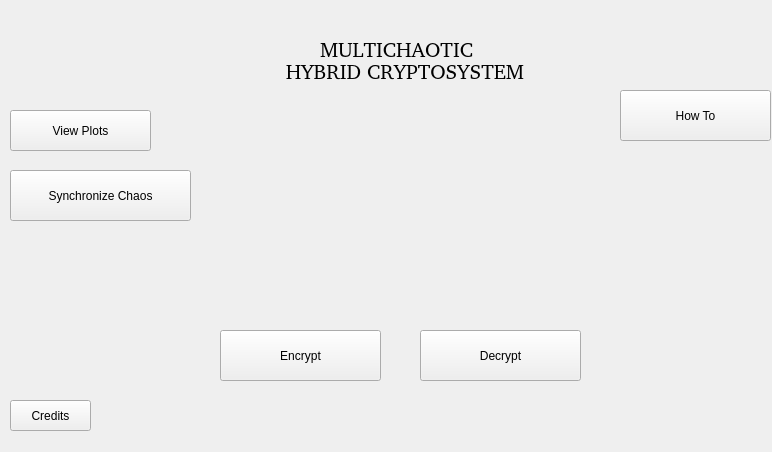
<?xml version="1.0" encoding="UTF-8"?>
<ui version="4.0">
 <class>MainWindow</class>
 <widget class="QMainWindow" name="MainWindow">
  <property name="geometry">
   <rect>
    <x>0</x>
    <y>0</y>
    <width>772</width>
    <height>452</height>
   </rect>
  </property>
  <property name="windowTitle">
   <string>MainWindow</string>
  </property>
  <widget class="QWidget" name="centralWidget">
   <widget class="QPushButton" name="btn_sync">
    <property name="geometry">
     <rect>
      <x>10</x>
      <y>170</y>
      <width>181</width>
      <height>51</height>
     </rect>
    </property>
    <property name="text">
     <string>Synchronize Chaos</string>
    </property>
   </widget>
   <widget class="QPushButton" name="btn_encrypt">
    <property name="geometry">
     <rect>
      <x>220</x>
      <y>330</y>
      <width>161</width>
      <height>51</height>
     </rect>
    </property>
    <property name="text">
     <string>Encrypt</string>
    </property>
   </widget>
   <widget class="QPushButton" name="btn_decrypt">
    <property name="geometry">
     <rect>
      <x>420</x>
      <y>330</y>
      <width>161</width>
      <height>51</height>
     </rect>
    </property>
    <property name="text">
     <string>Decrypt</string>
    </property>
   </widget>
   <widget class="QPushButton" name="btn_credits">
    <property name="geometry">
     <rect>
      <x>10</x>
      <y>400</y>
      <width>81</width>
      <height>31</height>
     </rect>
    </property>
    <property name="text">
     <string>Credits</string>
    </property>
   </widget>
   <widget class="QPushButton" name="btn_howto">
    <property name="geometry">
     <rect>
      <x>620</x>
      <y>90</y>
      <width>151</width>
      <height>51</height>
     </rect>
    </property>
    <property name="text">
     <string>How To</string>
    </property>
   </widget>
   <widget class="QPushButton" name="btn_viewplots">
    <property name="geometry">
     <rect>
      <x>10</x>
      <y>110</y>
      <width>141</width>
      <height>41</height>
     </rect>
    </property>
    <property name="text">
     <string>View Plots</string>
    </property>
   </widget>
   <widget class="QLabel" name="label">
    <property name="geometry">
     <rect>
      <x>250</x>
      <y>90</y>
      <width>301</width>
      <height>231</height>
     </rect>
    </property>
    <property name="text">
     <string/>
    </property>
    <property name="pixmap">
     <pixmap>../GUI-build-desktop-Desktop_Qt_4_8_1_for_GCC__Qt_SDK__Release/Resources/home_img.png</pixmap>
    </property>
   </widget>
   <widget class="QLabel" name="label_2">
    <property name="geometry">
     <rect>
      <x>280</x>
      <y>60</y>
      <width>261</width>
      <height>21</height>
     </rect>
    </property>
    <property name="font">
     <font>
      <family>Bitstream Charter</family>
      <pointsize>16</pointsize>
     </font>
    </property>
    <property name="text">
     <string> HYBRID CRYPTOSYSTEM</string>
    </property>
   </widget>
   <widget class="QLabel" name="label_3">
    <property name="geometry">
     <rect>
      <x>320</x>
      <y>40</y>
      <width>161</width>
      <height>18</height>
     </rect>
    </property>
    <property name="font">
     <font>
      <family>Bitstream Charter</family>
      <pointsize>16</pointsize>
     </font>
    </property>
    <property name="text">
     <string>MULTICHAOTIC</string>
    </property>
   </widget>
  </widget>
  <widget class="QMenuBar" name="menuBar">
   <property name="geometry">
    <rect>
     <x>0</x>
     <y>0</y>
     <width>772</width>
     <height>26</height>
    </rect>
   </property>
  </widget>
 </widget>
 <layoutdefault spacing="6" margin="11"/>
 <resources/>
 <connections/>
</ui>
